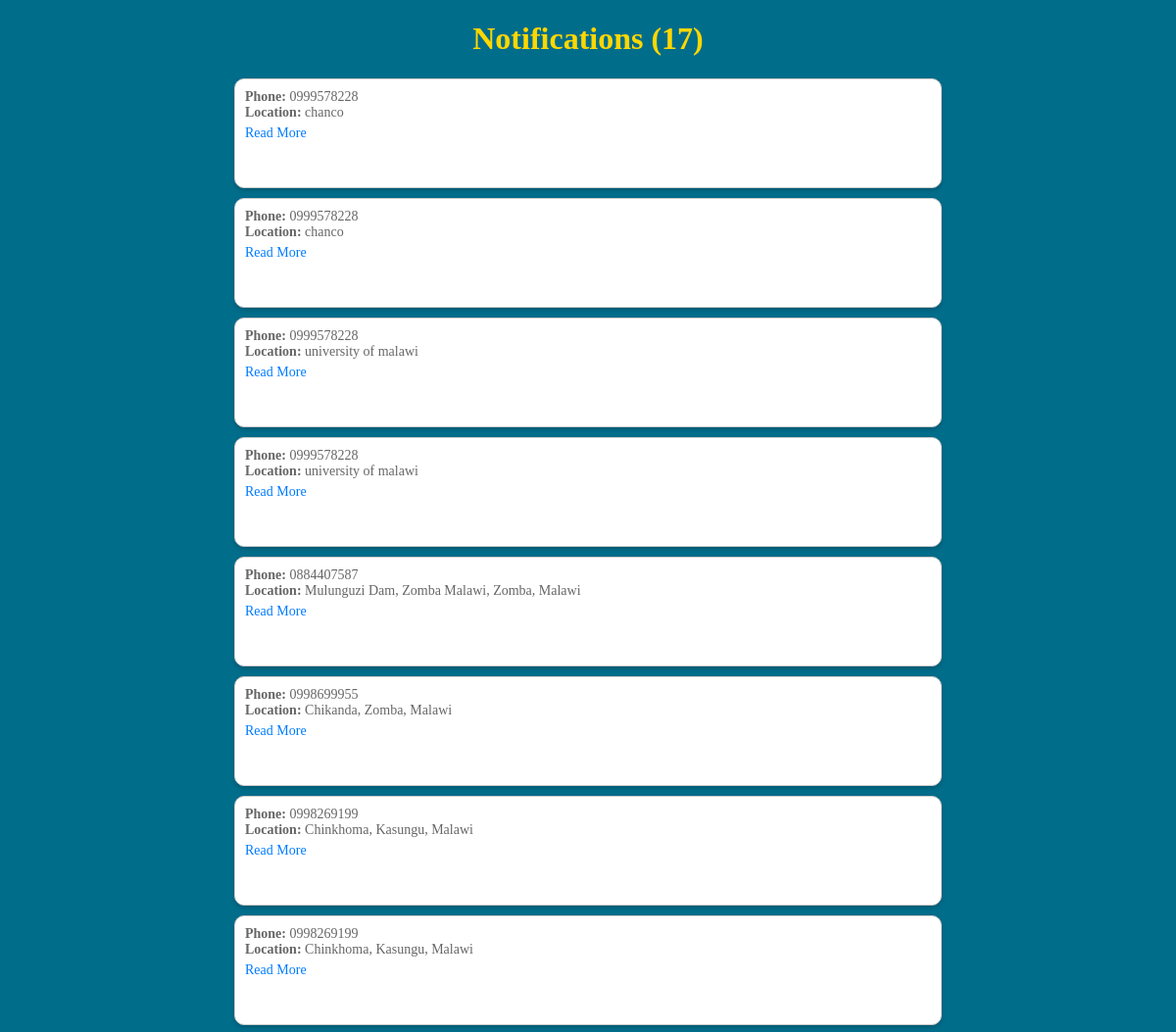
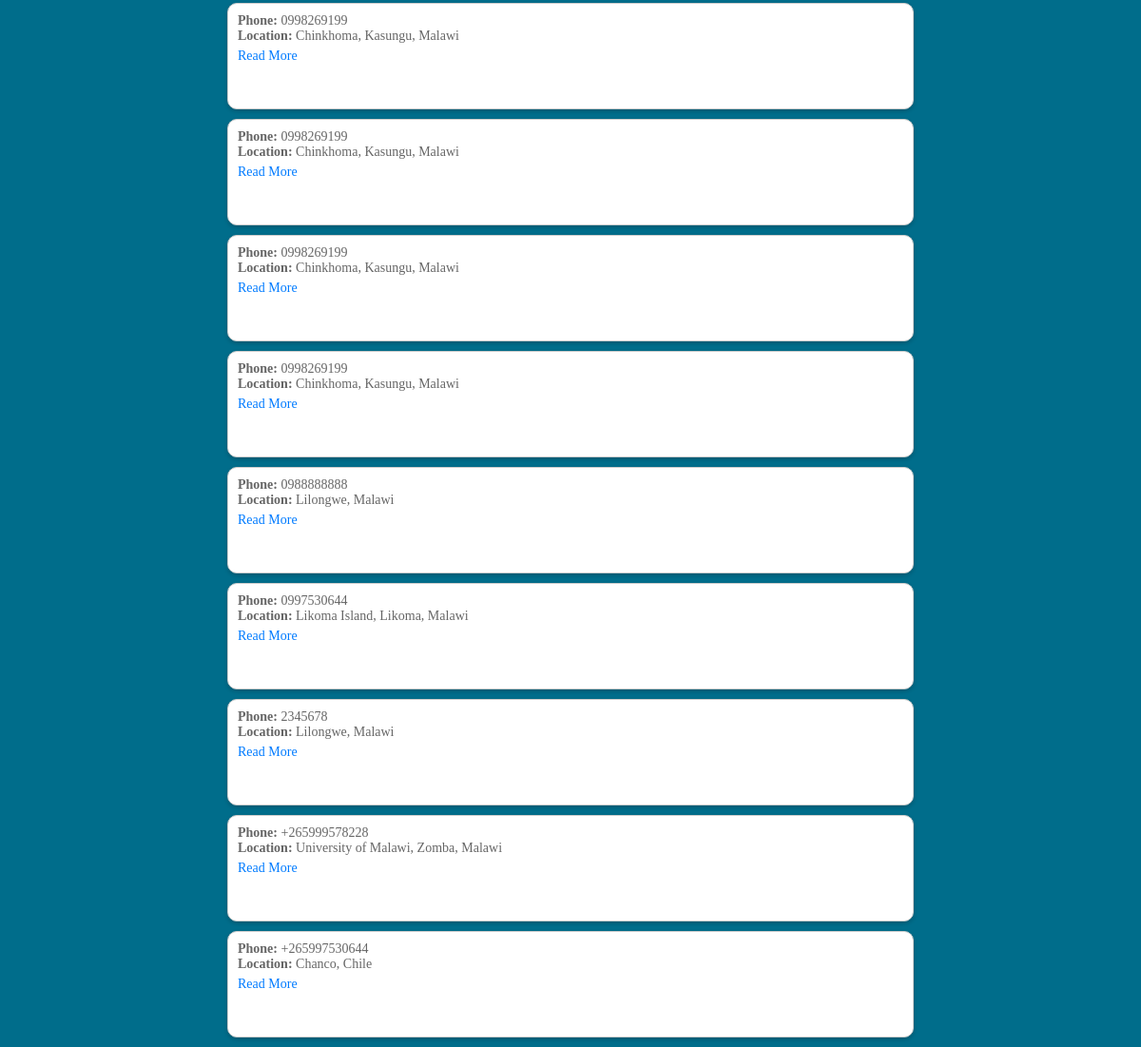
Page /home/Notifications.php on the committed database (2 pictures, top to bottom).
### tables this page shows
CREATE TABLE `reportform` (
  `id` int(11) NOT NULL,
  `phone` varchar(20) NOT NULL,
  `location` varchar(100) NOT NULL,
  `description` text NOT NULL
);

### home/Notifications.php (the view, shortened to what this page needs)
<!DOCTYPE html>
<html lang="en">
<head>
</head>
<body>
    <?php
    include('../db/Connections.php');
    $sql = "SELECT * FROM reportform";
    $result = mysqli_query($conn, $sql);
    echo '<h1>Notifications ('. mysqli_num_rows($result) .')</h1>';
    echo '<div class="data-container">';
    if (mysqli_num_rows($result) > 0) {
        while ($row = mysqli_fetch_array($result)) {
            echo '<div class="message">';
            echo '<div class="info">';
            echo '<div><strong>Phone: </strong>' . $row["phone"] . '</div>';
            echo '<div><strong>Location: </strong>' . $row["location"] . '</div>';
            echo '</div>';
            if (strlen($row["description"]) > 2) {
                echo '<div class="read-more">Read More</div>';
            } else {
                echo '<div class="description">' . $row["description"] . '</div>';
            }
            echo'</div>';
        }
    }
    ?>
</body>
</html>

### home/Notifications.php (style rules this page uses)
.message { margin: 10px auto; max-width: 700px; height: 90px; margin-bottom: 10px; background-color: #fff; padding: 10px; border: 1px solid #ccc; border-radius: 10px; box-shadow: 0 2px 4px rgba(0, 0, 0, 0.2); }
.info { font-size: 14px; color: #666; margin-bottom: 5px; }
.read-more { font-size: 14px; color: #007bff; text-decoration: none; cursor: pointer; }
body { background-color: rgb(0, 109, 139); }
h1 { color: gold; text-align: center; }

### rows in the picture
reportform: phone "0999578228", location "chanco"
reportform: phone "0999578228", location "chanco"
reportform: phone "0999578228", location "university of malawi"
reportform: phone "0999578228", location "university of malawi"
reportform: phone "0884407587", location "Mulunguzi Dam, Zomba Malawi, Zomba, Malawi"
reportform: phone "0998699955", location "Chikanda, Zomba, Malawi"
reportform: phone "0998269199", location "Chinkhoma, Kasungu, Malawi"
reportform: phone "0998269199", location "Chinkhoma, Kasungu, Malawi"
reportform: phone "0998269199", location "Chinkhoma, Kasungu, Malawi"
reportform: phone "0998269199", location "Chinkhoma, Kasungu, Malawi"
reportform: phone "0998269199", location "Chinkhoma, Kasungu, Malawi"
reportform: phone "0998269199", location "Chinkhoma, Kasungu, Malawi"
reportform: phone "0988888888", location "Lilongwe, Malawi"
reportform: phone "0997530644", location "Likoma Island, Likoma, Malawi"
reportform: phone "2345678", location "Lilongwe, Malawi"
reportform: phone "+265999578228", location "University of Malawi, Zomba, Malawi"
reportform: phone "+265997530644", location "Chanco, Chile"

### other values in the picture
mysqli_num_rows($result) "17"
